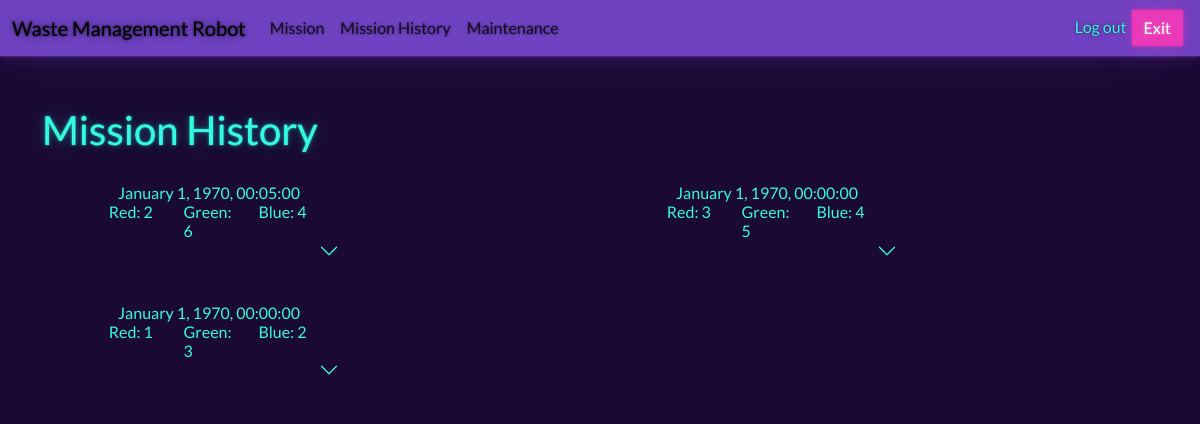
The page /missionhistory (signed in) on the database its author committed.
### tables this page shows
CREATE TABLE "missions" (
	"missionid"	INTEGER NOT NULL UNIQUE,
	"robotid"	INTEGER,
	"red"	INTEGER,
	"blue"	INTEGER,
	"green"	INTEGER,
	"starttime"	TEXT,
	"endtime"	TEXT,
	PRIMARY KEY("missionid" AUTOINCREMENT),
	FOREIGN KEY("robotid") REFERENCES "robots"("robotid")
);

### app.py (the view)
@app.route('/missionhistory', methods=['GET','POST'])
def missionhistory():
    if 'userid' not in session:
        return redirect('/')
    robotids = DATABASE.ViewQuery("SELECT robotid FROM robots WHERE userid = ?", (session['userid'],))
    missions = []
    actions = {}
    if robotids != False:
        for id in robotids:
            missionquery = DATABASE.ViewQuery("SELECT * FROM missions WHERE robotid = ?", (id['robotid'],))
            if missionquery != False:
                missions.append(missionquery[0])
    for mission in missions:
        missionactions = DATABASE.ViewQuery("SELECT * FROM actions WHERE missionid = ?", (mission['missionid'],))
        if missionactions != False:
            actions[mission['missionid']] = missionactions
    return render_template('missionhistory.html',missions=missions, actions=actions)

### interfaces/databaseinterface.py (called while the page is built)
    def connect(self):
        connection = sqlite3.connect(self.location)
        connection.row_factory = sqlite3.Row #configures database queries to return a list of dictionaries (each row/record) [{"field1":value1,"field2":value2...},{etc},{} ]
        return connection

    def ViewQuery(self, query, params=None):
        connection = self.connect()
        result = None
        try:
            if params:
                cursor = connection.execute(query, params)
            else:
                cursor = connection.execute(query)
            result = cursor.fetchall() #returns a list of dictionaries
        except (sqlite3.OperationalError, sqlite3.Warning, sqlite3.Error) as e:
            self.logger.error("DATABASE ERROR: %s" % e)
            self.logger.error(query)
        connection.close()
        if result:
            return ([dict(row) for row in result]) #a list of dictionaries
        else:
            return False

### templates/missionhistory.html (shortened to what this page needs)
{% extends "layout.html" %}
{% block content %}
<div class="page-header" id="banner">
    <div class="row">
        <h1>Mission History</h1>
    </div>
    <div class="container">
        <div class="row">
            {% for mission in missions %}
            <div class="col-md-6">
                <div class="accordion" id="accordionFlush{{ mission['missionid'] }}">
                    <div class="accordion-item">
                        <h2 class="accordion-header" id="flush-heading{{ mission['missionid'] }}">
                            <button class="accordion-button collapsed d-flex flex-column" type="button" data-bs-toggle="collapse" data-bs-target="#flush-collapse{{ mission['missionid'] }}" aria-expanded="false" aria-controls="flush-collapse{{ mission['missionid'] }}">
                                <div class="row">
                                    {{ mission['starttime'] }}
                                </div>
                                <div class="row">
                                    <div class="col">Red: {{ mission['red'] }}</div>
                                    <div class="col">Green: {{ mission['green'] }}</div>
                                    <div class="col">Blue: {{ mission['blue'] }}</div>
                                </div>
                            </button>
                        </h2>
                    </div>
                </div>
            </div>
            {% endfor %}
        </div>
    </div>
</div>
{% endblock %}

### templates/layout.html (shortened to what this page needs)
<!DOCTYPE html>
<html lang="en">
<head>
    <link rel="stylesheet" href="https://cdn.jsdelivr.net/npm/bootstrap@5.2.3/dist/css/bootstrap.min.css">
    <link rel="stylesheet" href="/static/css/Vapor.css">
    <link rel="stylesheet" href="https://cdnjs.cloudflare.com/ajax/libs/font-awesome/6.5.1/css/all.min.css">
    <link rel="stylesheet" href="/static/css/custom.css">
</head>
<body style="font-size:16px;">
  <nav class="navbar navbar-expand-lg bg-primary" data-bs-theme="light">
    <div class="container-fluid">
      <a class="navbar-brand" href="/">Waste Management Robot</a>
      <div class="collapse navbar-collapse" id="navbarColor01">
        <ul class="navbar-nav me-auto">
          {% if 'userid' in session %}
            <li class="nav-item">
              <a class="nav-link" href="/mission">Mission</a>
            </li>
            <li class="nav-item">
              <a class="nav-link" href="/missionhistory">Mission History</a>
            </li>
            <li class="nav-item">
              <a class="nav-link" href="/maintenance">Maintenance</a>
            </li>
          {% endif %}
        </ul>
        <form class="d-flex">
            {% if 'userid' in session %}
              <a style="margin-top:5px;" class="nav-link" href="/logout">Log out</a>
              <button id="exit_button" class="btn btn-secondary my-2 my-sm-0" type="button">Exit</button>
            {% endif %}
        </form>
      </div>
    </div>
  </nav>
      <div class="container">
        {% block content %}{% endblock %}
      </div>
</body>
</html>

### static/css/custom.css (style rules this page uses)
html, body { height:100vh; }
.page-header { margin-top:50px; margin-bottom:20px; }
button { max-width:300px !important; margin:5px; }

### rows shown on the page
missions: starttime "January 1, 1970, 00:05:00", red "2", green "6", blue "4"
missions: starttime "January 1, 1970, 00:00:00", red "3", green "5", blue "4"
missions: starttime "January 1, 1970, 00:00:00", red "1", green "3", blue "2"
